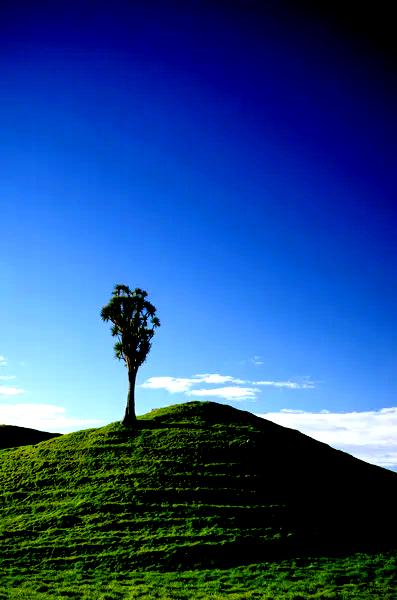
#> input picture normalize.jpg, 397 x 600 px
$ python task11.py   (older library calls are emulated)
#> lines starting #> are read from the running program, lines starting #| are printed output that depends on the picture
import cv2
import numpy
import numpy as np
def main():
    x = ""
    while x != "6":
        print("Smoothing Filter (Averaging) -->  PRESS 1 ")
        print("Median Filter -->  PRES 2 ")
        print("Edge Detection Filter (Sobel) --> PRESS 3 ")
        print("High Pass Filter Sharpen --> PRESS 4 ")
        print("Gaussian Blur Filter --> PRESS 5")
        print("To exit press 6")
        x = input("Please select one of them")
#> the answer given: 1

        if x == "1":
            Averaging()
        elif x == "2":
            MedianFilter()
        elif x == "3":
            EdgeDetection()
        elif x == "4":
            HighPass()
        elif x == "5":
            GaussianBlur()
        elif x == "6":
            print("Good bye!")
            break
        else:
            print("TRY AGAIN!")

# [69 lines left out: functions EdgeDetection, HighPass, GaussianBlur, MedianFilter, not called in this run]


def Averaging():
    img = cv2.imread('normalize.jpg', 0)
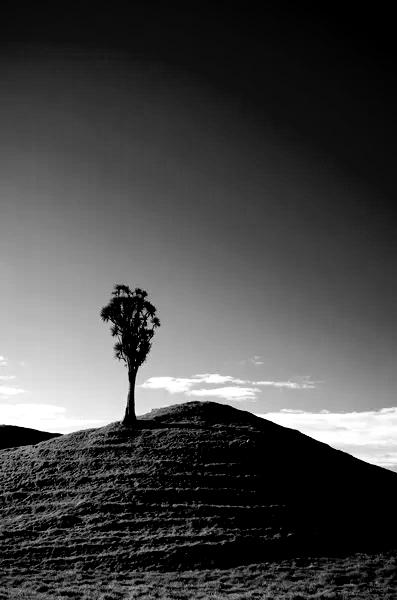
#> img: shape (600, 397); min 0, max 255, mean 70.6
    m, n = img.shape
#> m = 600; n = 397

    mask = np.ones([3, 3], dtype=int)
    mask = mask / 9

    img_new = np.zeros([m, n])

    for i in range(1, m - 1):
        for j in range(1, n - 1):
            temp = img[i - 1, j - 1] * mask[0, 0] + img[i - 1, j] * mask[0, 1] + img[i - 1, j + 1] * mask[0, 2] + img[
                i, j - 1] * mask[1, 0] + img[i, j] * mask[1, 1] + img[i, j + 1] * mask[1, 2] + img[i + 1, j - 1] * mask[
                       2, 0] + img[i + 1, j] * mask[2, 1] + img[i + 1, j + 1] * mask[2, 2]

            img_new[i, j] = temp

    img_new = img_new.astype(np.uint8)
    cv2.imshow("Averaging", numpy.hstack((img, img_new)))
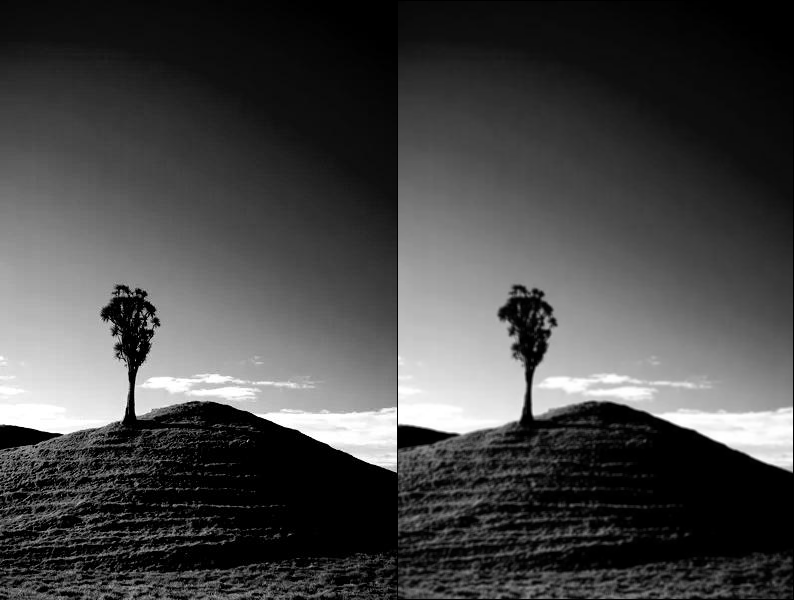
#> window 'Averaging': shape (600, 794); min 0, max 255, mean 70.1
    cv2.waitKey(0)

#> (the run stopped early here; a loop or call above may not have finished)
